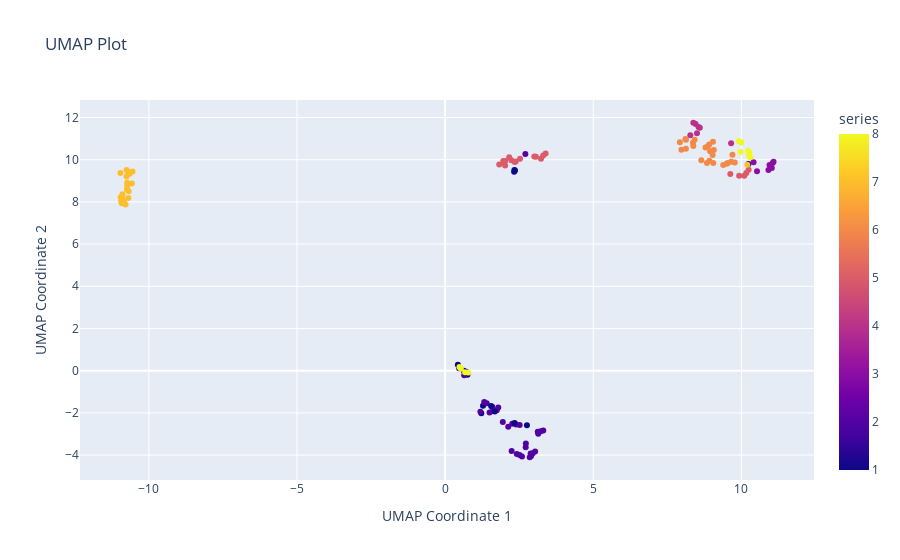

The notebook cell saved with this chart:
### Markdown cell above
We can see a bit of clustering in the data -- the `Series 7` alloys are largely separated from other alloys. However, we can find more distinct clusters by using a UMAP projection.

---

### Q5: Reproduce This UMAP Plot
Use `plotly` to reproduce the following scatterplot on the two UMAP coordinates in `df_umap_data`. The easiest way is probably by using `px.scatter()`, which is documented [here](https://plotly.com/python/line-and-scatter/).

Hints:
* You may re-use lessons you learned from Q1 and Q2

### Code cell
###
# TASK: Reproduce the scatterplot below
# TODO: Consult the matplotlib documentation to help you re-create the scatterplot below
###

# -- WRITE YOUR CODE BELOW -----
# solution-begin
# Plot data
fig = px.scatter(
    df_umap_data, 
    x="xi0", 
    y="xi1",
    color="series",
    hover_data=["alloy"],
    title="UMAP Plot",
    labels={
        "xi0": "UMAP Coordinate 1",
        "xi1": "UMAP Coordinate 2",
    }
)
fig.show()
fig.write_image("./incl/04_q5_target.png")
# solution-end

### Figure 1 — Plotly figure (JSON) as saved in the notebook; plotly's stock layout.template omitted (floating-point values rounded to 4 significant figures; data arrays with more than 128 entries replaced by an {"elided": "..."} marker saying what was removed)
{"data": [{"customdata": {"elided": "137x1 str values"}, "hovertemplate": "UMAP Coordinate 1=%{x}<br>UMAP Coordinate 2=%{y}<br>alloy=%{customdata[0]}<br>series=%{marker.color}<extra></extra>", "legendgroup": "", "marker": {"color": {"elided": "137 int values"}, "coloraxis": "coloraxis", "symbol": "circle"}, "mode": "markers", "name": "", "orientation": "v", "showlegend": false, "type": "scatter", "x": {"elided": "137 float values"}, "xaxis": "x", "y": {"elided": "137 float values"}, "yaxis": "y"}], "layout": {"coloraxis": {"colorbar": {"title": {"text": "series"}}, "colorscale": [[0, "#0d0887"], [0.1111, "#46039f"], [0.2222, "#7201a8"], [0.3333, "#9c179e"], [0.4444, "#bd3786"], [0.5556, "#d8576b"], [0.6667, "#ed7953"], [0.7778, "#fb9f3a"], [0.8889, "#fdca26"], [1, "#f0f921"]]}, "legend": {"tracegroupgap": 0}, "title": {"text": "UMAP Plot"}, "xaxis": {"anchor": "y", "domain": [0, 1], "title": {"text": "UMAP Coordinate 1"}}, "yaxis": {"anchor": "x", "domain": [0, 1], "title": {"text": "UMAP Coordinate 2"}}}}
